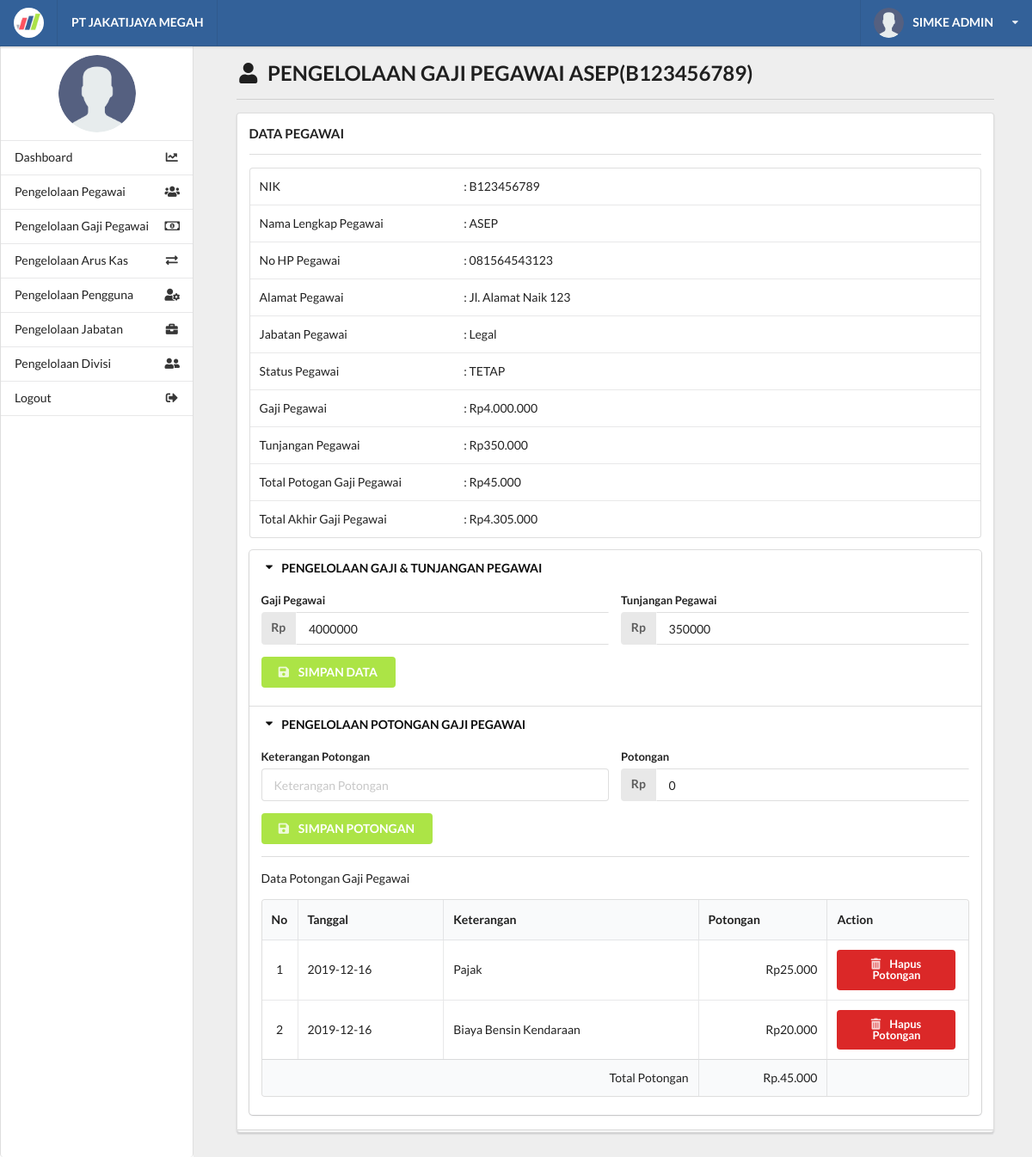
The page /detail_gaji.php?nik=B123456789 (signed in) on the database its author committed.
### tables this page shows
CREATE TABLE `tb_pegawai` (
  `id_pegawai` int(11) NOT NULL AUTO_INCREMENT,
  `nik` varchar(50) NOT NULL,
  `nama_lengkap` varchar(250) NOT NULL,
  `no_hp` varchar(15) NOT NULL,
  `alamat` text NOT NULL,
  `status_pegawai` varchar(200) NOT NULL COMMENT 'pg teteap; pg lama;',
  `id_jabatan` int(11) NOT NULL,
  PRIMARY KEY (`id_pegawai`),
  UNIQUE KEY `nik` (`nik`),
  KEY `id_jabatan` (`id_jabatan`),
  CONSTRAINT `tb_pegawai_ibfk_1` FOREIGN KEY (`id_jabatan`) REFERENCES `tb_jabatan` (`id_jabatan`) ON DELETE CASCADE ON UPDATE CASCADE
);

CREATE TABLE `tb_tunjangan` (
  `nik` varchar(50) NOT NULL,
  `tunjangan` int(15) DEFAULT NULL,
  PRIMARY KEY (`nik`),
  CONSTRAINT `tb_tunjangan_ibfk_1` FOREIGN KEY (`nik`) REFERENCES `tb_pegawai` (`nik`) ON DELETE CASCADE ON UPDATE CASCADE
);

CREATE TABLE `tb_jabatan` (
  `id_jabatan` int(11) NOT NULL AUTO_INCREMENT,
  `nama_jabatan` varchar(250) NOT NULL,
  `keterangan` text,
  PRIMARY KEY (`id_jabatan`)
);

CREATE TABLE `tb_gaji` (
  `nik` varchar(50) NOT NULL,
  `gaji` int(15) NOT NULL,
  PRIMARY KEY (`nik`),
  CONSTRAINT `tb_gaji_ibfk_1` FOREIGN KEY (`nik`) REFERENCES `tb_pegawai` (`nik`) ON DELETE CASCADE ON UPDATE CASCADE
);

CREATE TABLE `tb_potongan` (
  `id_potongan` int(11) NOT NULL AUTO_INCREMENT,
  `nik` varchar(50) NOT NULL,
  `keterangan` varchar(250) NOT NULL,
  `tanggal` date NOT NULL,
  `potongan` int(15) NOT NULL,
  PRIMARY KEY (`id_potongan`),
  KEY `nik` (`nik`),
  CONSTRAINT `tb_potongan_ibfk_1` FOREIGN KEY (`nik`) REFERENCES `tb_pegawai` (`nik`) ON DELETE CASCADE ON UPDATE CASCADE
);

### functions/function_gaji.php (called while the page is built, shortened)
<?php
    require_once 'database.php';
    function getTotalPotongan($nik){
       global $conn;
       $fixnik = mysqli_real_escape_string($conn, $nik);
        $sql    = "SELECT SUM(potongan) as total_potongan FROM tb_potongan WHERE nik='$fixnik'";
        $result = mysqli_query($conn, $sql);
        return mysqli_fetch_all($result, MYSQLI_ASSOC);
    }
    function getPotongan($nik) {
        global $conn;
        $fixnik = mysqli_real_escape_string($conn, $nik);
        $sql    = "SELECT * FROM tb_potongan WHERE nik='$fixnik'";
        $result = mysqli_query($conn, $sql);
        return mysqli_fetch_all($result, MYSQLI_ASSOC);
    }
    function getPegawai($nik) {
        global $conn;
        $fixnik = mysqli_real_escape_string($conn, $nik);
        $sql    = "SELECT tb_pegawai.*, tb_jabatan.*, tb_gaji.*, tb_tunjangan.*
                    FROM tb_pegawai
                    JOIN tb_jabatan ON tb_pegawai.id_jabatan = tb_jabatan.id_jabatan
                    JOIN tb_gaji ON tb_pegawai.nik = tb_gaji.nik
                    JOIN tb_tunjangan ON tb_pegawai.nik = tb_tunjangan.nik
                    WHERE tb_pegawai.nik='$fixnik'";
        $result = mysqli_query($conn, $sql);
        return mysqli_fetch_all($result, MYSQLI_ASSOC);
    }
?>

### detail_gaji.php (the view, shortened to what this page needs)
<?php
	require 'functions/function_gaji.php';
	include_once 'layout/header.php';
	include_once 'layout/sidebar.php';
	$nik = $_GET['nik'];
	$getPegawai = getPegawai($nik);
	foreach ($getPegawai as $data) {
	$getPotongan = getTotalPotongan($data['nik']);
	$jmlGaji = $data['gaji'];
	$jmlTunjangan = $data['tunjangan'];
	if ($getPotongan > 0) {
		$jmlPotongan = $getPotongan[0]['total_potongan'];
	}else{
		$jmlPotongan = 0;
	}
	$totalGaji = $jmlGaji + $jmlTunjangan - $jmlPotongan;
?>
		<div class="right floated thirteen wide computer sixteen wide phone column" id="content">
			<div class="ui container grid">
				<div class="row">
					<div class="fifteen wide computer sixteen wide phone centered column">
						<h2><i class="user icon"></i> PENGELOLAAN GAJI PEGAWAI <?= $data['nama_lengkap'] ?>(<?= $data['nik'] ?>)</h2>
						<div class="ui divider"></div>
						<div class="ui grid">
							<div class="sixteen wide computer sixteen wide phone centered column">
								<div class="ui stacked segment">
									<h4> DATA PEGAWAI</h4>
									<div class="ui divider"></div>
									<table width="100%" class="ui fixed table">
										<tr>
											<td width="28%">NIK</td>
											<td>: <?= $data['nik'] ?></td>
										</tr>
										<tr>
											<td>Nama Lengkap Pegawai</td>
											<td>: <?= $data['nama_lengkap'] ?></td>
										</tr>
										<tr>
											<td>No HP Pegawai</td>
											<td>: <?= $data['no_hp'] ?></td>
										</tr>
										<tr>
											<td>Alamat Pegawai</td>
											<td>: <?= $data['alamat'] ?></td>
										</tr>
										<tr>
											<td>Jabatan Pegawai</td>
											<td>: <?= $data['nama_jabatan'] ?></td>
										</tr>
										<tr>
											<td>Status Pegawai</td>
											<td>: <?= $data['status_pegawai'] ?></td>
										</tr>
										<tr>
											<td>Gaji Pegawai</td>
											<td>: Rp<?= number_format($jmlGaji, 0 , '' , '.' ) ?></td>
										</tr>
										<tr>
											<td>Tunjangan Pegawai</td>
											<td>: Rp<?= number_format($jmlTunjangan, 0 , '' , '.' ) ?></td>
										</tr>
										<tr>
											<td>Total Potogan Gaji Pegawai</td>
											<td>: Rp<?= number_format($jmlPotongan, 0 , '' , '.' ) ?></td>
										</tr>
										<tr>
											<td>Total Akhir Gaji Pegawai</td>
											<td>: Rp<?= number_format($totalGaji, 0 , '' , '.' ) ?></td>
										</tr>
									</table>
									<div class="ui styled fluid accordion">
										<div class="title active">
										    <i class="dropdown icon"></i>
										    PENGELOLAAN GAJI & TUNJANGAN PEGAWAI
										</div>
											<div class="content active">
											    <form action="functions/function_gaji.php" method="POST">
													<div class="ui form">
														<div class="two fields">
								                            <div class="field">
								                                <label>Gaji Pegawai</label>
								                                <div class="ui right labeled input">
								                                	<label for="amount" class="ui label">Rp</label>
																	<input type="number" name="gaji" placeholder="3000000" maxlength="15" value="<?= $data['gaji'] ?>">
								                                </div>
								                            </div>
								                            <div class="field">
							                                <label>Tunjangan Pegawai</label>
							                                <div class="ui right labeled input">
							                                	<label for="amount" class="ui label">Rp</label>
							                               	 	<input type="number" name="tunjangan" placeholder="3000000" maxlength="15" value="<?= $data['tunjangan'] ?>">
							                                </div>
							                            </div>
								                        </div>
													</div>
								                    <button class="ui green button">
								                        <i class="save icon"></i>
								                        SIMPAN DATA
								                    </button>
												</form>
											</div>
										<div class="title active">
										    <i class="dropdown icon"></i>
										    PENGELOLAAN POTONGAN GAJI PEGAWAI
										</div>
											<div class="content active">
												<form action="functions/function_gaji.php" method="POST">
													<div class="ui form">
														<div class="two fields">
															<div class="field">
																<label>Keterangan Potongan</label>
																<input type="text" name="keterangan" maxlength="200" placeholder="Keterangan Potongan">
															</div>
															<div class="field">
								                                <label>Potongan</label>
								                                <div class="ui right labeled input">
								                                	<label for="amount" class="ui label">Rp</label>
								                               	 	<input type="number" name="potongan" maxlength="15" value="0">
								                                </div>
								                            </div>
														</div>
													</div>
								                    <button class="ui green button">
								                        <i class="save icon"></i>
								                        SIMPAN POTONGAN
								                    </button>
												</form>
												<div class="ui divider"></div>
												<label>Data Potongan Gaji Pegawai</label>
												<table class="ui celled table responsive nowrap unstackable" style="width:100%">
													<thead>
														<tr>
															<th width="5%">No</th>
															<th>Tanggal</th>
															<th>Keterangan</th>
															<th>Potongan</th>
															<th>Action</th>
														</tr>
													</thead>
													<tbody>
														<?php $get_potongan = getPotongan($data['nik']); $no = 1;
														$total_potongan = 0;
														if (count($get_potongan) > 0) {
														foreach ($get_potongan as $pt) { ?>
														<tr>
															<td style="text-align: center;"><?= $no++ ?></td>
															<td><?= $pt['tanggal'] ?></td>
															<td><?= $pt['keterangan'] ?></td>
															<td style="text-align: right;">Rp<?= number_format($pt['potongan'], 0 , '' , '.' ) ?></td>
															<td style="text-align: center;" width="20%">
																<a href="functions/function_gaji.php?nik=<?php echo $pt['nik']; ?>&hapus=<?php echo $pt['id_potongan']; ?>" class="ui red button small"><i class="trash alternate icon"></i> Hapus Potongan</a>
															</td>
														</tr>
														<?php
														$total_potongan = $total_potongan + $pt['potongan'];
														} }else{  ?>
														<tr>
															<td colspan="6" style="text-align: center;"> Potongan Belum Ada</td>
														</tr>
														<?php } ?>
													</tbody>
													<tfoot>
														<tr>
															<th colspan="3" style="text-align: right;">Total Potongan</th>
															<th style="text-align: right;">Rp.<?= number_format($total_potongan, 0 , '' , '.' ) ?></th>
															<th></th>
														</tr>
													</tfoot>
												</table>
											</div>
									</div>
								</div>
							</div>
						</div>
					</div>
				</div>
			</div>
		</div>
<?php
	};
	include_once 'layout/footer.php';
?>

### assets/css/main.css (style rules this page uses)
html, body { background-color: #eeeeee; height: 100%; width: 100%; margin: 0; padding: 0; }
#content { top: 1em; }
.green { background-color: #ACE446 !important; }

### rows shown on the page
tb_pegawai: nama_lengkap "ASEP", tb_tunjangan.nik "B123456789", no_hp "081564543123", alamat "Jl. Alamat Naik 123", id_jabatan.nama_jabatan "Legal", status_pegawai "TETAP", tb_gaji.gaji "4.000.000", tb_tunjangan.tunjangan "350.000", jmlPotongan "45.000", totalGaji "4.305.000", gaji "4000000", tunjangan "350000", total_potongan "45.000"
tb_potongan: tanggal "2019-12-16", keterangan "Pajak", potongan "25.000"
tb_potongan: tanggal "2019-12-16", keterangan "Biaya Bensin Kendaraan", potongan "20.000"

### other values the page prints
$_SESSION['nama'] "SIMKE ADMIN"
